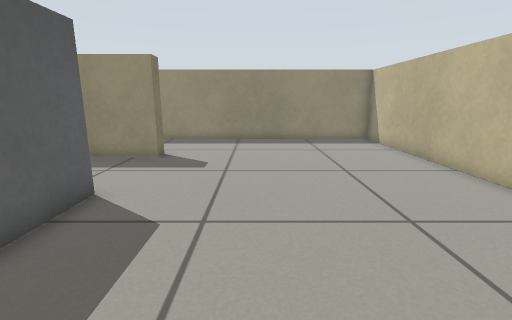
View 1 (above)

17 first-person views from a walk through a robot-simulator world made for Gazebo. The camera is 0.57 m above the floor, tilts 12° down and sees 85° across. The floor is counted in squares, 0.25 m on a side. Each view is taken from the middle of a square. On the plan, view 1 faces up. The plan holds only what a view shows up to about 17 squares ahead; the rest is blank.

View 2
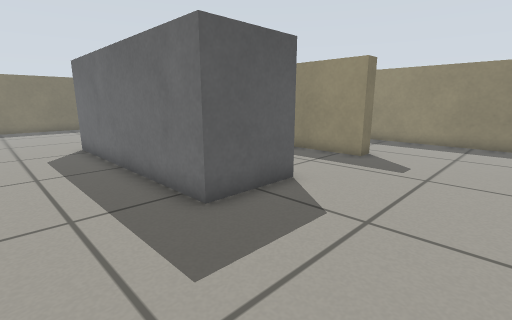

View 3
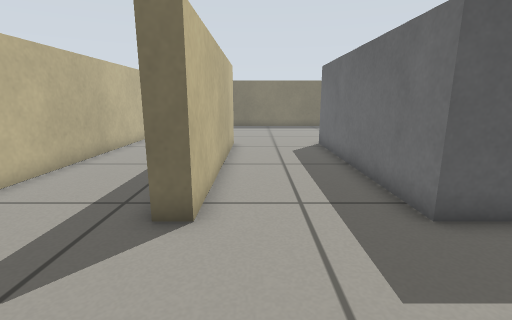

View 4
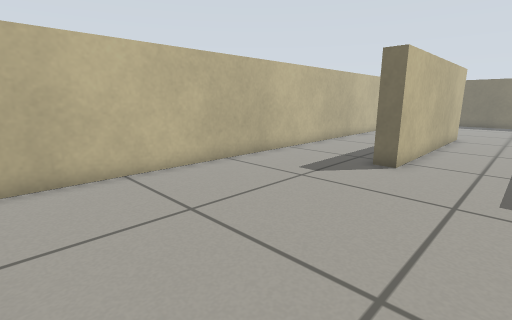

View 5
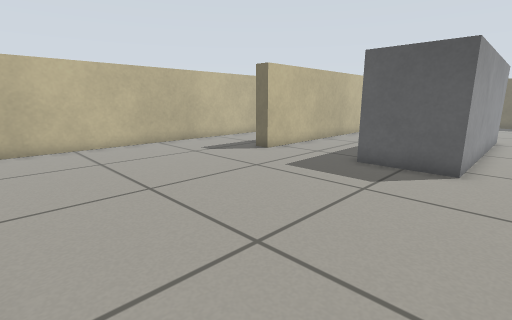

View 6
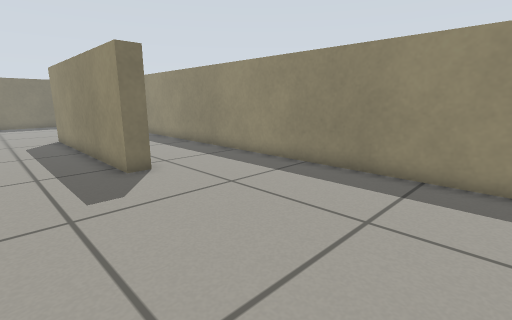

View 7
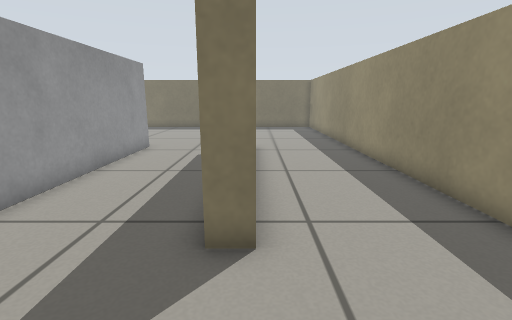

View 8
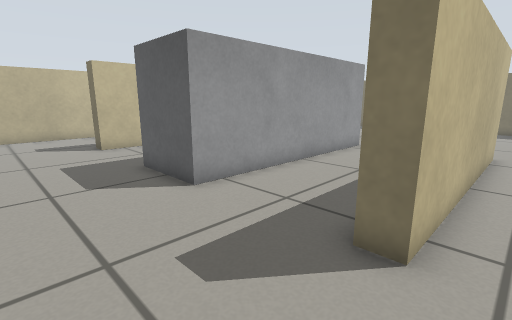

View 9
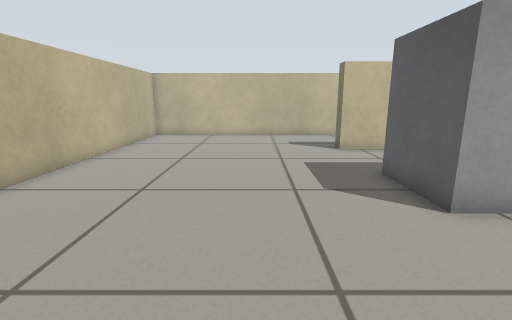

View 10
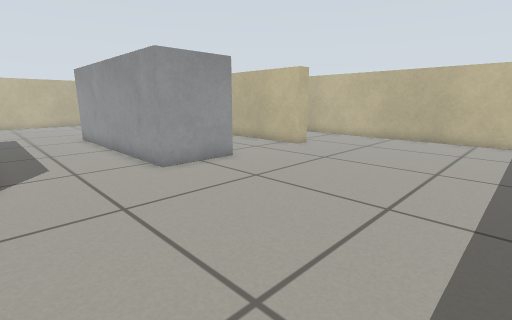

View 11
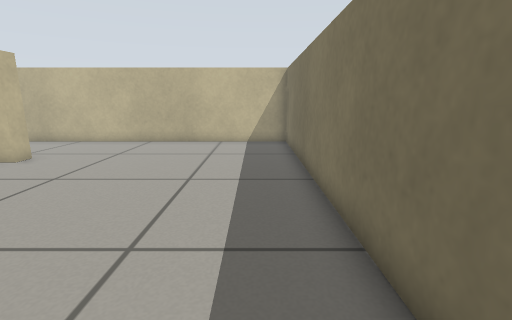

View 12
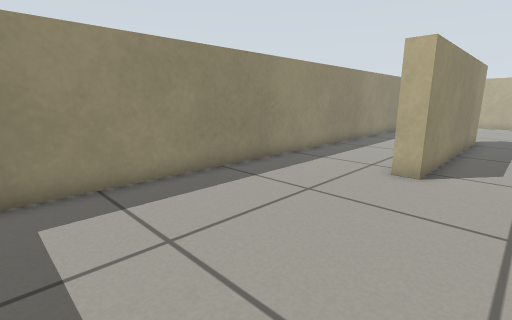

View 13
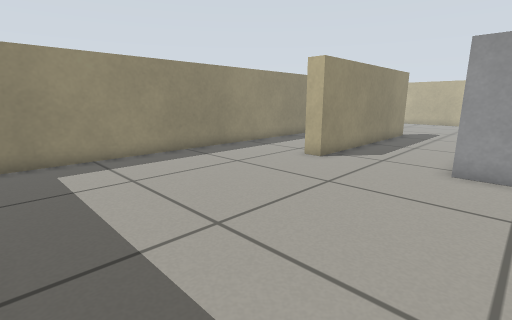

View 14
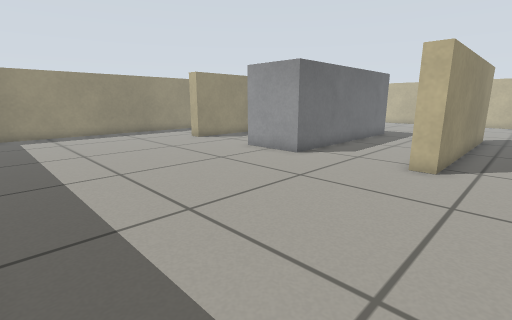

View 15
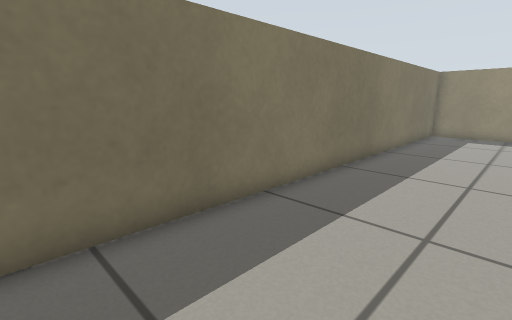

View 16
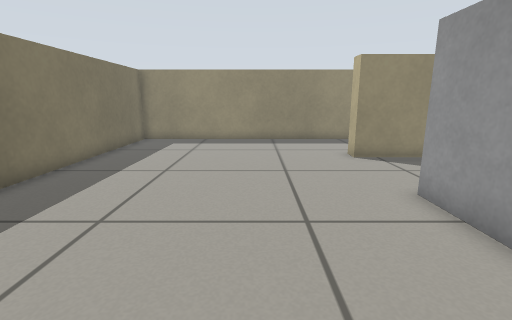

View 17
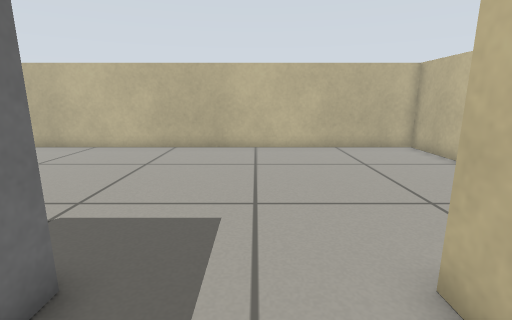

### Floor plan
Key: @ floor where view 1 was taken; # wall or solid block; . floor; B grey box.
Columns run from 25 left of view 1 to 7 right of it. Each row starts with its distance up from view 1.
 17 #################################
 16 #...............................#
 15 #...............................#
 14 #...............................#
 13 #...............................#
 12 #..........###########..........#
 11 #..........###########..........#
 10 #...............................#
  9 #...............................#
  8 #...............................#
  7 #..........BBBBBBBBBBB..........#
  6 #..........B         B..........#
  5 #..........B         B..........#
  4 #..........B         B..........#
  3 #..........BBBBBBBBBBB..........#
  2 #...............................#
  1 #...............................#
  0 #........................@......#
 -1 #..........###########..........#
 -2 #..........###########..........#
 -3 #...............................#
 -4 #...............................#
 -5 #...............................#
 -6 #...............................#
 -7 #################################

Positions as (right, up) in squares from view 1, and headings:
1: (0, 0), facing up
2: (1, 0), facing up-left
3: (1, 0), facing left
4: (6, 2), facing down-left
5: (6, 8), facing down-left
6: (5, 8), facing up-left
7: (0, 12), facing left
8: (0, 13), facing down-left
9: (0, 12), facing down
10: (-23, 11), facing down-right
11: (-23, 9), facing down
12: (-23, 9), facing up-right
13: (-24, 5), facing up-right
14: (-24, -4), facing up-right
15: (-20, -4), facing up-left
16: (-18, 0), facing up
17: (-7, 1), facing right
